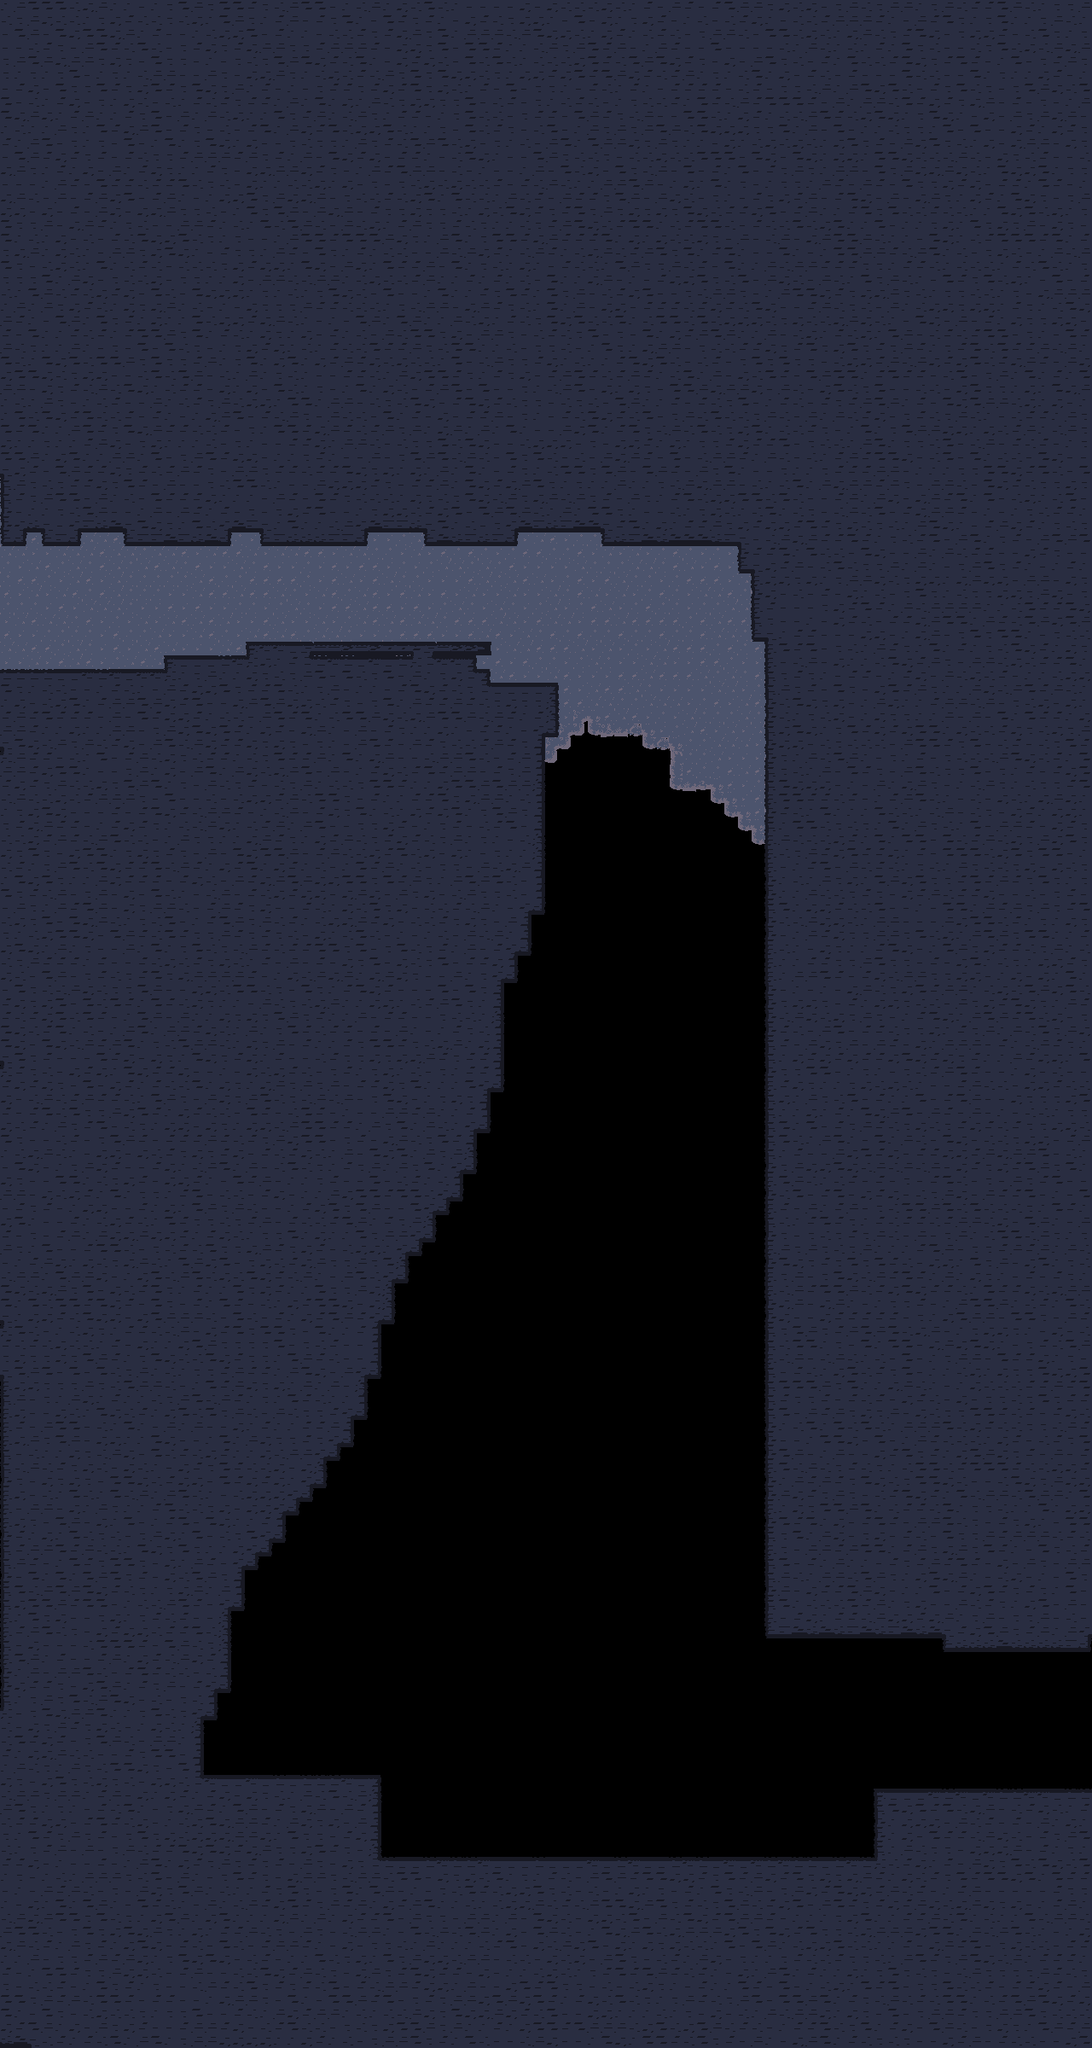

Rendered tile map (Tiled .tmx) drawn with the repository's tilesets; below, a short description and the map source with its tile grids summarised:
An orthogonal 80x150 tile map with 16x16 px tiles, 2 tile layers (background_cave, terrain).

<map version="1.10" tiledversion="1.10.1" orientation="orthogonal" renderorder="right-down" width="80" height="150" tilewidth="16" tileheight="16" infinite="0" nextlayerid="3" nextobjectid="1">
 <editorsettings>
  <export target="../game/assets/data/levels/level_3/.csv" format="csv" />
 </editorsettings>
 <tileset firstgid="1" source="ALL.tsx" />
 <layer id="2" name="background_cave" width="80" height="150">
  <data>[12000 cells, 1237 non-empty, 28 distinct tile ids]</data>
 </layer>
 <layer id="1" name="terrain" width="80" height="150">
  <data>[12000 cells, 8990 non-empty, 34 distinct tile ids]</data>
 </layer>
</map>
